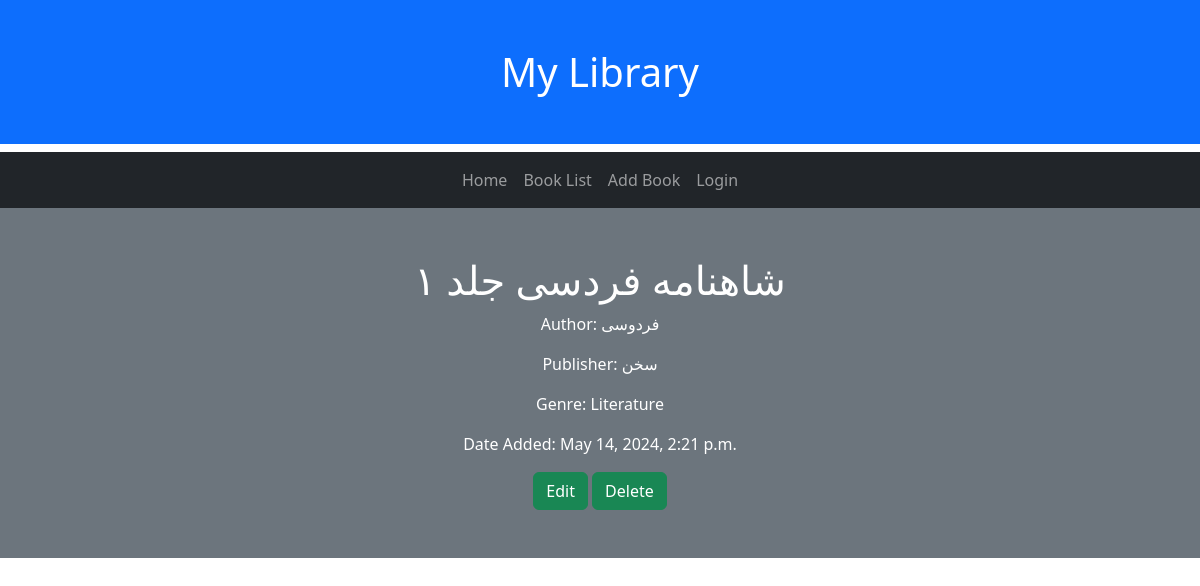
Screenshot of /3/ with the database file from the repository.
### library/models.py (models this page shows, shortened)
class Book(models.Model):
    title = models.CharField(max_length=100)
    author_name = models.CharField('Author Name',max_length=50, null = True, blank=True)
    author_surname = models.CharField('Author Surname',max_length=50)
    publisher = models.CharField(max_length=50, null=True, blank=True)
    genre = models.CharField(
        max_length = 20,
        choices = GENRE_CHOICES,
        default = 'Literature'
    )
    created = models.DateTimeField(auto_now_add=True)
    borrowed = models.BooleanField(default=False)
    class Meta:
        ordering = ['title']

### library/views.py (the view)
# urls.py: path('<int:pk>/', views.DetailView.as_view(), name = 'detail'),
class DetailView(generic.DetailView):
    model = Book
    template_name = "library/details.html"

### library/templates/library/details.html (shortened to what this page needs)
{% extends "library/master.html" %}
{% block content %}
<div class="container-fluid text-center p-5 text-bg-secondary">
    <h1>{{object.title}}</h1>
{% if book.author_name == null %}
    <p>Author: {{object.author_surname}}</p>
{% else %}
    <p>Author: {{object.author_name}} {{book.author_surname}}</p>
{% endif %}
<p> Publisher: {{object.publisher}}</p>
<p>Genre: {{ object.genre }}</p>
<p>Date Added: {{ object.created }}</p>
<a class="btn btn-success" href = "{% url 'library:EditPage' object.id %}" role="button">Edit</a>
<a class="btn btn-success" href = "{% url 'library:DeletePage' object.id %}" role="button">Delete</a>
</div>
{% endblock %}

### rows the page displays
Book: title "شاهنامه فردسی جلد ۱", author_surname "فردوسی", publisher "سخن", genre "Literature", created "May 14, 2024, 2:21 p.m."
